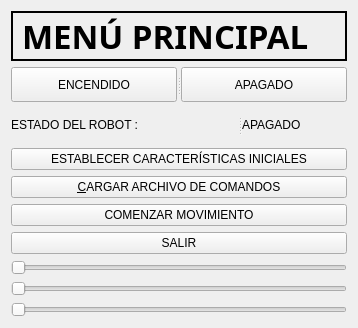
<?xml version="1.0" encoding="UTF-8"?>
<ui version="4.0">
 <class>Widget</class>
 <widget class="QWidget" name="Widget">
  <property name="geometry">
   <rect>
    <x>0</x>
    <y>0</y>
    <width>358</width>
    <height>328</height>
   </rect>
  </property>
  <property name="windowTitle">
   <string>Widget</string>
  </property>
  <layout class="QVBoxLayout" name="verticalLayout">
   <item>
    <widget class="QLabel" name="label">
     <property name="font">
      <font>
       <family>Sawasdee</family>
       <pointsize>25</pointsize>
       <weight>75</weight>
       <bold>true</bold>
      </font>
     </property>
     <property name="layoutDirection">
      <enum>Qt::LeftToRight</enum>
     </property>
     <property name="autoFillBackground">
      <bool>true</bool>
     </property>
     <property name="frameShape">
      <enum>QFrame::WinPanel</enum>
     </property>
     <property name="text">
      <string>MENÚ PRINCIPAL</string>
     </property>
    </widget>
   </item>
   <item>
    <widget class="QSplitter" name="splitter">
     <property name="orientation">
      <enum>Qt::Horizontal</enum>
     </property>
     <widget class="QPushButton" name="ACTIVAR">
      <property name="text">
       <string>ENCENDIDO</string>
      </property>
     </widget>
     <widget class="QPushButton" name="DESACTIVAR">
      <property name="text">
       <string>APAGADO</string>
      </property>
     </widget>
    </widget>
   </item>
   <item>
    <widget class="QSplitter" name="splitter_3">
     <property name="orientation">
      <enum>Qt::Horizontal</enum>
     </property>
     <widget class="QLabel" name="label_2">
      <property name="text">
       <string>ESTADO DEL ROBOT :</string>
      </property>
     </widget>
     <widget class="QLabel" name="estado">
      <property name="text">
       <string>APAGADO</string>
      </property>
     </widget>
    </widget>
   </item>
   <item>
    <widget class="QPushButton" name="CARACT">
     <property name="text">
      <string>ESTABLECER CARACTERÍSTICAS INICIALES</string>
     </property>
    </widget>
   </item>
   <item>
    <widget class="QPushButton" name="Archivos">
     <property name="text">
      <string>&amp;CARGAR ARCHIVO DE COMANDOS</string>
     </property>
    </widget>
   </item>
   <item>
    <widget class="QPushButton" name="START_SEC">
     <property name="text">
      <string>COMENZAR MOVIMIENTO</string>
     </property>
    </widget>
   </item>
   <item>
    <widget class="QPushButton" name="EXIT">
     <property name="text">
      <string>SALIR</string>
     </property>
    </widget>
   </item>
   <item>
    <widget class="QSlider" name="gdl1">
     <property name="orientation">
      <enum>Qt::Horizontal</enum>
     </property>
    </widget>
   </item>
   <item>
    <widget class="QSlider" name="gdl2">
     <property name="orientation">
      <enum>Qt::Horizontal</enum>
     </property>
    </widget>
   </item>
   <item>
    <widget class="QSlider" name="gdl3">
     <property name="orientation">
      <enum>Qt::Horizontal</enum>
     </property>
    </widget>
   </item>
  </layout>
 </widget>
 <layoutdefault spacing="6" margin="11"/>
 <resources/>
 <connections/>
</ui>
